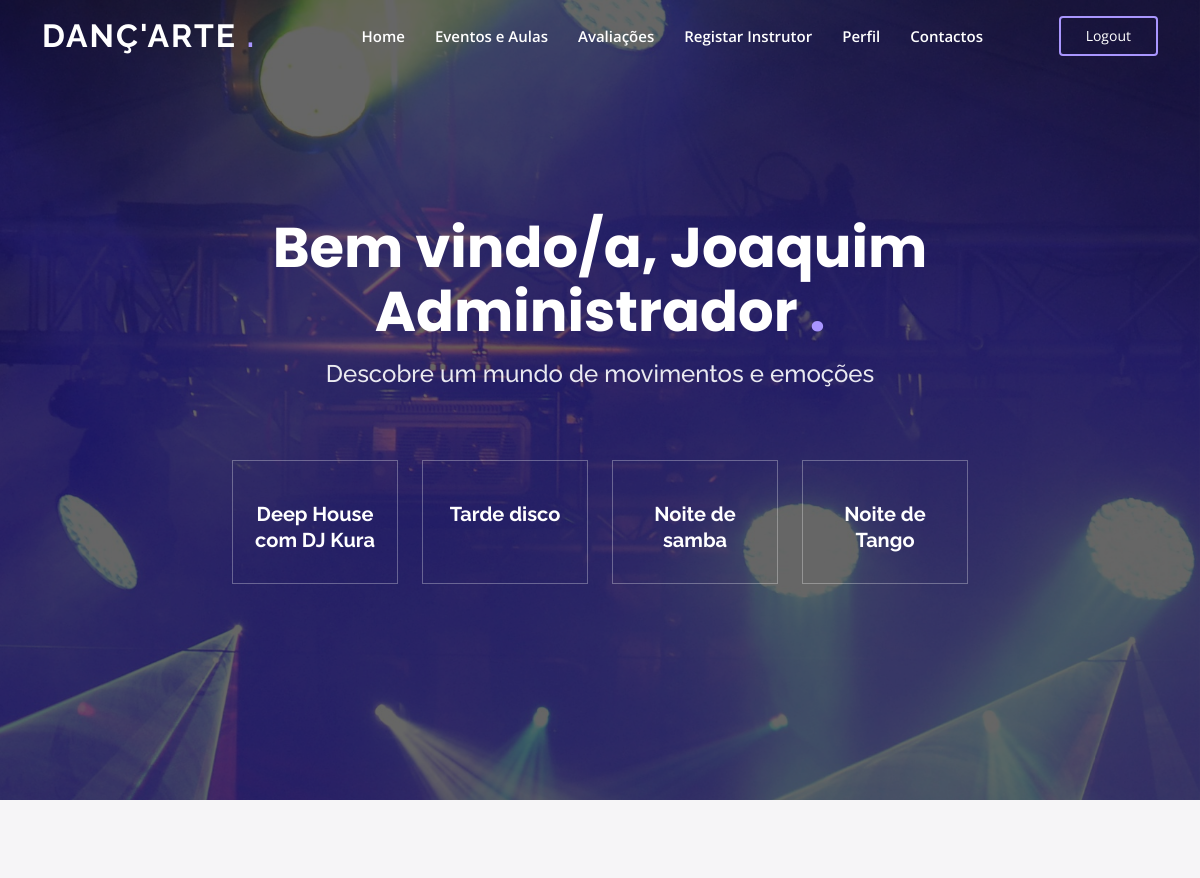
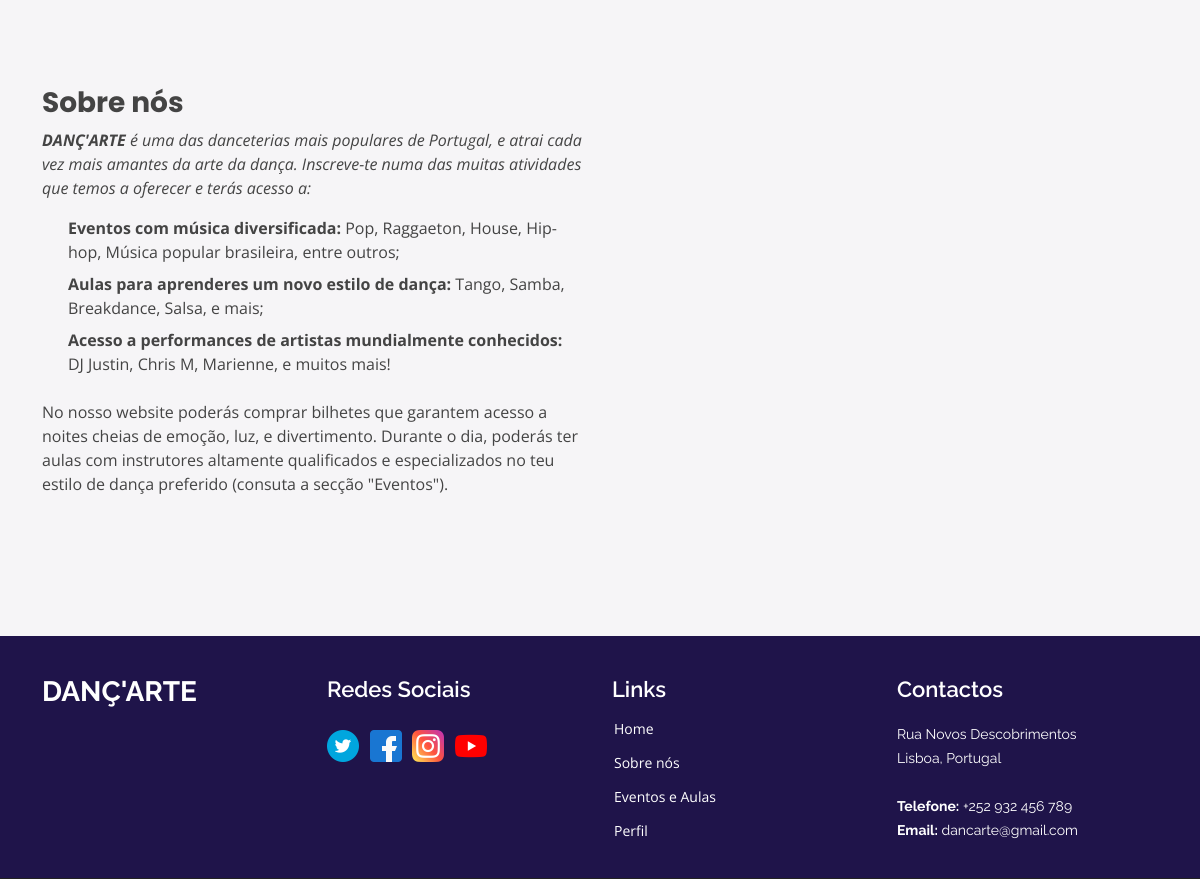
The page /danceteria/ (signed in) on the database its author committed (2 pictures, top to bottom).
### webdanceteria/models.py (models this page shows, shortened)
class Utilizador(models.Model):
    user = models.OneToOneField(User, on_delete=models.CASCADE, default=None)
    nome = models.CharField(max_length=50)
    email = models.EmailField()
    genero = models.CharField(max_length=1, choices=genero_choices)
    imagem_perfil = models.FileField(upload_to='utilizadorImg', null=True)
    descricao = models.CharField(max_length=500, null=True, blank=True, default="")
    data_nascimento = models.DateField()
    n_aulas = models.IntegerField(default=0)
    n_eventos = models.IntegerField(default=0)
    class Meta:
        abstract = True

class Diretor(Utilizador):
    pass

class Evento(models.Model):
    nome = models.CharField(max_length=100)
    data_hora = models.DateTimeField()
    preco_bilhete = models.DecimalField(max_digits=6, decimal_places=2, default=None)
    bilhetes_disponiveis = models.IntegerField()
    descricao = models.CharField(max_length=500, null=True, blank=True)
    artistas = models.CharField(max_length=500, null=True, blank=True)

### webdanceteria/views.py (the view)
# urls.py: path("", views.home, name="home"),
def home(request):
    eventos = Evento.objects.order_by('-id')[:5]
    return render(request, 'webdanceteria/home.html', {'eventos': eventos})

### webdanceteria/templatetags/registerfilters.py (called while the page is built)
@register.filter
def isMembro(user):
    return user.groups.filter(name='Membros').exists()

@register.filter
def isInstrutor(user):
    return user.groups.filter(name='Instrutores').exists()

@register.filter
def getUtilizador(user):
    if isMembro(user):
        return Membro.objects.get(user_id=user)
    if isInstrutor(user):
        return Instrutor.objects.get(user_id=user)
    if user.is_superuser:
        return Diretor.objects.get(user_id=user)
    return None

@register.filter
def getNome(user):
    return getUtilizador(user).nome

### webdanceteria/templates/webdanceteria/home.html (shortened to what this page needs)
<!DOCTYPE html>
<html lang="en">
<head>
    {% load static %}
    <link rel="stylesheet" href="{% static 'webdanceteria/bootstrap/css/bootstrap.css' %}">
    <link rel="stylesheet" href="{% static 'webdanceteria/bootstrap/css/bootstrap.rtl.css' %}">
    <link rel="stylesheet" href="{% static 'webdanceteria/bootstrap/css/bootstrap-grid.css' %}">
    <link rel="stylesheet" href="{% static 'webdanceteria/bootstrap/css/bootstrap-grid.rtl.css' %}">
    <link rel="stylesheet" href="{% static 'webdanceteria/bootstrap/css/bootstrap-reboot.css' %}">
    <link rel="stylesheet" href="{% static 'webdanceteria/bootstrap/css/bootstrap-reboot.rtl.css' %}">
    <link rel="stylesheet" href="{% static 'webdanceteria/bootstrap/css/bootstrap-utilities.css' %}">
    <link rel="stylesheet" href="{% static 'webdanceteria/bootstrap/css/bootstrap-utilities.rtl.css' %}">
    <link href="{% static 'webdanceteria/css/styles.css' %}" rel="stylesheet">
</head>
<body>
<header id="header" class="fixed-top">
    <div class="container d-flex align-items-center justify-content-lg-between ">
        <h1 class="logo me-auto me-lg-0"><a href="{% url 'webdanceteria:home' %}"> Danç'Arte <span>.</span></a></h1>
        <nav id="navbar" class="navbar order-last order-lg-0">
            <ul>
                <li><a class="nav-link scrollto" href="{% url 'webdanceteria:home' %}">Home</a></li>
                {% block active %}
                    <li><a class="nav-link scrollto" href="{% url 'webdanceteria:events_view' %}">Eventos e Aulas</a>
                    </li>
                    {% if request.user.is_authenticated %}
                        <li><a class="nav-link scrollto "
                               href="{% url 'webdanceteria:avaliacoes_view' %}">Avaliações</a></li>
                    {% endif %}
                    {% if request.user.is_authenticated %}
                        {% if user.is_superuser %}
                            <li><a class="nav-link scrollto" href="{% url 'webdanceteria:register_instrutor_view' %}">Registar
                                Instrutor</a></li>
                        {% endif %}
                        <li><a class="nav-link scrollto" href="{% url 'webdanceteria:profile_view' %}">Perfil</a></li>
                    {% endif %}
                {% endblock %}
                <li><a class="nav-link scrollto" href="#footer">Contactos</a></li>
            </ul>
        </nav>
        {% if request.user.is_authenticated %}
            <a href="{% url 'webdanceteria:logout_view' %}" class="log-btn scrollto">Logout</a>
        {% else %}
            <a href="{% url 'webdanceteria:register_member_view' %}" class="log-btn scrollto"
               style="margin-right: -250px">Registar</a>
            <a href="{% url 'webdanceteria:login_view' %}" class="log-btn scrollto">Login</a>
        {% endif %}
    </div>
</header>
{% block content %}
    <section id="hero" class="d-flex align-items-center justify-content-center">
        <div class="container" data-aos="fade-up">
            <div class="row justify-content-center" data-aos="fade-up" data-aos-delay="150">
                <div class="col-lg-8">
                    {% if request.user.is_authenticated %}
                        <h1 class="mb-3"> Bem vindo/a, {{ request.user|getNome }} <span>.</span></h1>
                    {% else %}
                        <h1> Junta-te a nós <span>.</span></h1>
                    {% endif %}
                    <h2> Descobre um mundo de movimentos e emoções </h2>
                </div>
            </div>
            <div class="row gy-4 mt-5 justify-content-center" data-aos="zoom-in" data-aos-delay="250">
                {% for evento in eventos %}
                    <div class="col-xl-2">
                        <div class="icon-box">
                            <h3><a href="{% url 'webdanceteria:events_view' %}">{{ evento.nome }}</a></h3>
                        </div>
                    </div>
                {% endfor %}
            </div>
        </div>
    </section>
    <main id="main">
        <section id="about" class="about">
            <div class="container" data-aos="fade-up">
                <div class="row">
                    <div class="col-lg-6 order-1 order-lg-2" data-aos="fade-left" data-aos-delay="100">
                    </div>
                    <div class="col-lg-6 pt-4 order-2 order-lg-1 content" data-aos="fade-right"
                         data-aos-delay="100">
                        <h3> Sobre nós </h3>
                        <p class="fst-italic">
                            <strong>DANÇ'ARTE </strong> é uma das danceterias mais populares de Portugal, e atrai cada
                            vez
                            mais amantes da arte da dança. Inscreve-te numa das muitas atividades
                            que temos a oferecer e terás acesso a:
                        </p>
                        <ul>
                            <li><strong>Eventos com música diversificada:</strong>
                                Pop, Raggaeton,
                                House, Hip-hop,
                                Música popular brasileira, entre outros;
                            </li>
                            <li><strong>Aulas para aprenderes um novo estilo de dança:</strong>
                                Tango,
                                Samba, Breakdance,
                                Salsa, e mais;
                            </li>
                            <li><strong>Acesso a performances de artistas
                                mundialmente
                                conhecidos: </strong>
                                <br>
                                DJ Justin, Chris M, Marienne, e muitos mais!
                            </li>
                        </ul>
                        <p>
                            No nosso website poderás comprar bilhetes que garantem acesso a noites cheias de emoção,
                            luz,
                            e divertimento.
                            Durante o dia, poderás ter aulas com instrutores altamente qualificados e especializados no
                            teu estilo de
                            dança preferido (consuta a secção "Eventos").
                        </p>
                    </div>
                </div>
            </div>
        </section>
    </main>
{% endblock %}
<footer id="footer">
    <div class="footer-top">
        <div class="container">
            <div class="row justify-content-between">
                <div class="col-lg-3 col-md-6">
                    <div class="footer-info">
                        <h3> Danç'Arte</h3>
                    </div>
                </div>
                <div class="col-lg-6 col-md-6">
                    <div class="row">
                        <div class="col-lg-6 col-md-6 footer-links">
                            <h4 class="footer-title">Redes Sociais</h4>
                            <div class="social-links mt-3">
                                <a href="https://twitter.com/Dance_Magazine" class="twitter" target="_blank"><img
                                        src="{% static 'webdanceteria/img/twitter.png' %}" alt="Twitter"></a>
                                <a href="https://www.facebook.com/justdancegame" class="facebook" target="_blank"><img
                                        src="{% static 'webdanceteria/img/facebook.png' %}" alt="Facebook"></a>
                                <a href="https://www.instagram.com/nextdanceschool/" class="instagram"
                                   target="_blank"><img src="{% static 'webdanceteria/img/instagram.png' %}"
                                                        alt="Instagram"></a>
                                <a href="https://www.youtube.com/@JazzyDanceStudiosChannel" class="youtube"
                                   target="_blank"><img src="{% static 'webdanceteria/img/youtube.png' %}"
                                                        alt="Youtube"></a>
                            </div>
                        </div>
                        <div class="col-lg-6 col-md-6 footer-links">
                            <h4 class="footer-title">Links</h4>
                            <ul>
                                <li> <a
                                        href="{% url 'webdanceteria:home' %}">Home</a></li>
                                <li> <a href="/danceteria/#about">Sobre nós</a></li>
                                <li> <a href="{% url 'webdanceteria:events_view' %}">Eventos
                                    e Aulas</a></li>
                                <li> <a
                                        href="{% url 'webdanceteria:profile_view' %}">Perfil</a></li>
                            </ul>
                        </div>
                    </div>
                </div>
                <div class="col-lg-3 col-md-6 text-right">
                    <div class="footer-info">
                        <h4 class="footer-title">Contactos</h4>
                        <p>
                            Rua Novos Descobrimentos <br>
                            Lisboa, Portugal<br><br>
                            <strong>Telefone:</strong> +252 932 456 789<br>
                            <strong>Email:</strong> dancarte@gmail.com<br>
                        </p>
                    </div>
                </div>
            </div>
        </div>
    </div>
</footer>
</body>
</html>

### webdanceteria/static/webdanceteria/css/styles.css (style rules this page uses)
body { font-family: "Open Sans", sans-serif; color: #444444; }
a { color: #a996ff; text-decoration: none; }
h1, h2, h3, h4, h5, h6 { font-family: "Raleway", sans-serif; }
#main { background-color: #F6F5F7; }
#header { transition: all 0.5s; z-index: 997; padding: 15px 0; }
#header .logo { font-size: 32px; margin: 0; padding: 0; line-height: 1; font-weight: 700; letter-spacing: 2px; text-transform: uppercase; }
#header .logo a { color: #fff; }
#header .logo a span { color: #a996ff; }
.log-btn { color: #fff; border-radius: 4px; padding: 7px 25px 8px 25px; white-space: nowrap; transition: 0.3s; font-size: 14px; display: inline-block; border: 2px solid #a996ff; }
.navbar { padding: 0; }
.navbar ul { margin: 0; padding: 0; display: flex; list-style: none; align-items: center; }
.navbar li { position: relative; }
.navbar a, .navbar a:focus { display: flex; align-items: center; justify-content: space-between; padding: 10px 0 10px 30px; font-size: 15px; font-weight: 600; color: #fff; white-space: nowrap; transition: 0.3s; }
#hero { width: 100%; height: 100vh; background: url("../img/club.jpg") top center; background-size: cover; position: relative; }
#hero:before { content: ""; background: rgba(0, 0, 0, 0.6); position: absolute; bottom: 0; top: 0; left: 0; right: 0; }
#hero .container { position: relative; text-align: center; }
#hero h1 { margin: 0; font-size: 56px; font-weight: 700; line-height: 64px; color: #fff; font-family: "Poppins", sans-serif; }
#hero h1 span { color: #a996ff; }
#hero h2 { color: rgba(255, 255, 255, 0.9); margin: 10px 0 0 0; font-size: 24px; }
#hero .icon-box { padding: 30px 20px; transition: ease-in-out 0.3s; border: 1px solid rgba(255, 255, 255, 0.3); height: 100%; text-align: center; }
#hero .icon-box h3 { font-weight: 700; margin: 10px 0 0 0; padding: 0; line-height: 1; font-size: 20px; line-height: 26px; }
#hero .icon-box h3 a { color: #fff; transition: ease-in-out 0.3s; }
@media (min-width: 1024px) { #hero { background-attachment: fixed; } }
section { padding: 140px 0; overflow: hidden; }
#footer { background: #1f144a; color: #fff; font-size: 14px; }
#footer .footer-top { background: #1f144a; border-bottom: 1px solid #222222; padding: 40px 0 0px 0; }
#footer .footer-top .footer-info { margin-bottom: 30px; }
#footer .footer-links .footer-title { font-size: 22px; }
#footer .footer-info .footer-title { font-size: 22px; }
#footer .footer-top .footer-info h3 { font-size: 28px; margin: 0 0 20px 0; padding: 2px 0 2px 0; line-height: 1; font-weight: 700; text-transform: uppercase; }
#footer .footer-top .footer-info p { font-size: 14px; line-height: 24px; margin-bottom: 0; font-family: "Raleway", sans-serif; color: #fff; }
#footer .footer-top .social-links a img { width: 32px; height: 32px; margin-right: 7px; }
#footer .footer-top h4 { font-size: 16px; font-weight: 600; color: #fff; position: relative; padding-bottom: 12px; }
#footer .footer-top .footer-links { margin-bottom: 30px; }
#footer .footer-top .footer-links ul { list-style: none; padding: 0; margin: 0; }
#footer .footer-top .footer-links ul li { padding: 10px 0; display: flex; align-items: center; }
#footer .footer-top .footer-links ul li:first-child { padding-top: 0; }
#footer .footer-top .footer-links ul a { color: #fff; transition: 0.3s; display: inline-block; line-height: 1; }
.about .content h3 { font-weight: 700; font-size: 28px; font-family: "Poppins", sans-serif; }
.about .content ul { list-style: none; padding: 0; }
.about .content ul li { padding: 0 0 8px 26px; position: relative; }
.about .content p:last-child { margin-bottom: 0; }

### rows shown on the page
Evento: nome "Deep House com DJ Kura"
Evento: nome "Tarde disco"
Evento: nome "Noite de samba"
Evento: nome "Noite de Tango"

### other values the page prints
{{ request.user|getNome }} "Joaquim Administrador"
